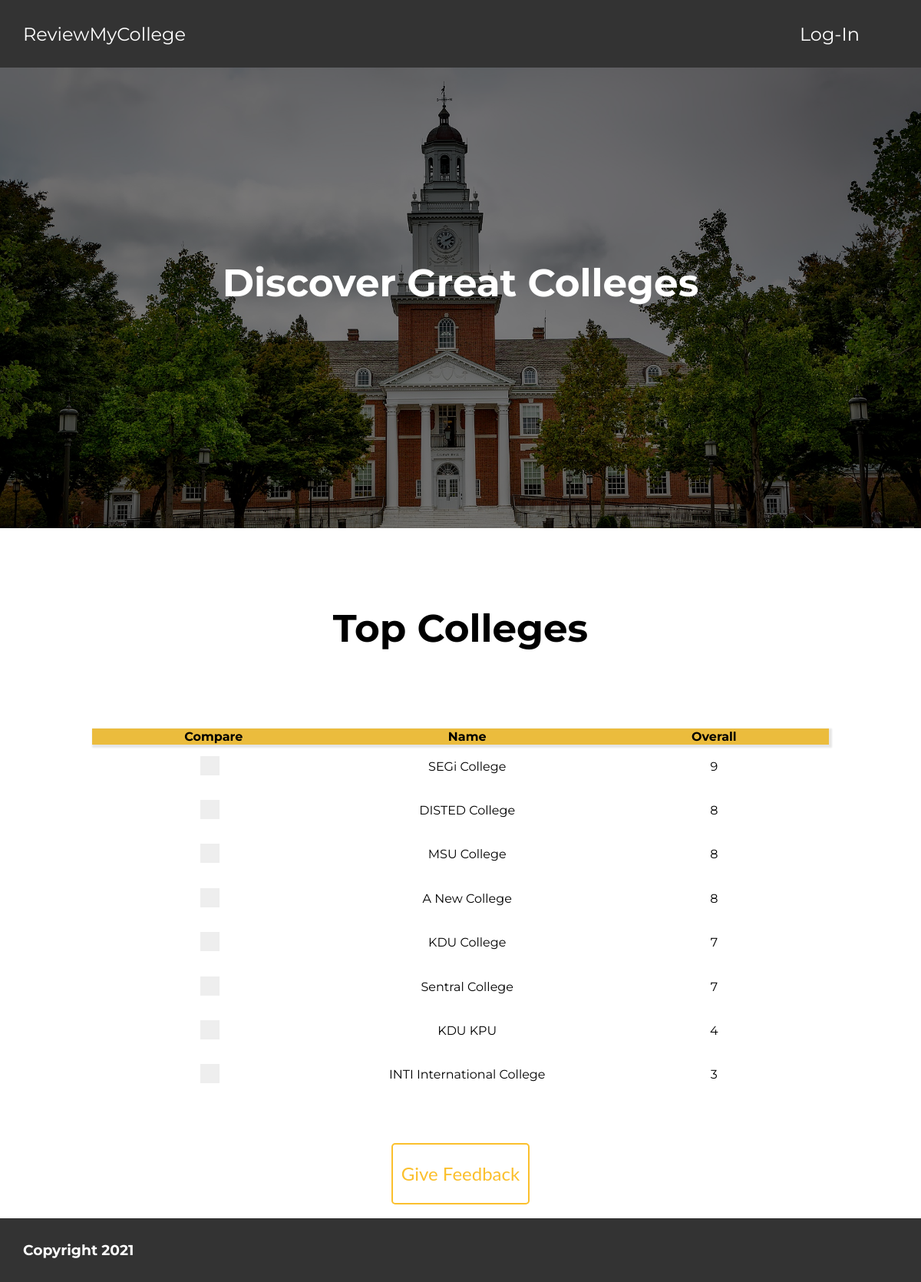
Page /php/main.php on the committed database.
### tables this page shows
CREATE TABLE `colleges` (
  `college_id` int(10) NOT NULL,
  `name` varchar(100) NOT NULL,
  `overall` varchar(100) NOT NULL,
  `college_description` varchar(5000) NOT NULL
);

### php/main.php (the view, shortened to what this page needs)
<?php
require 'config.php';
$sql =
"SELECT *
FROM college_website.colleges
ORDER BY overall DESC";
$result = mysqli_query($conn, $sql);
$resultsCheck = mysqli_num_rows($result);
echo '<html>';
echo '<head>';
echo '<link rel="stylesheet" href="../css/style-main.css"/>';
echo '</head>';
echo '<body>';
include 'support elements/nav_wide.php';
echo '<div class="featured-container">';
echo '<div class="overlay">';
echo '<h1 class="top-intro-header">Discover Great Colleges</h1>';
echo '</div>';
echo '</div>';
echo '<main>';
echo '<h1 class ="main-container-header">Top Colleges</h1>';
echo '<table id="table-search" class="table-sort">';
echo '<thead>';
echo '<tr>';
echo '<th>Compare</th>';
echo '<th>Name</th>';
echo '<th>Overall</th>';
echo '</tr>';
echo '</thead>';
echo '<tbody>';
if ($resultsCheck > 0) {
  while ($row = mysqli_fetch_assoc($result)) {
    echo "<tr>";
    echo "<td><label class=\"container\">";
    echo "<span class=\"checkmark\"></span>";
    echo "</label></td>";
    echo "<td><a class =\"table-row-link\" href=\"individual%20page/university.php?college_name=" . $row['name'] ."\"> " . $row['name'] . "</a></td>";
    echo "<td>" . $row['overall'] . "</td>";
  }
}
echo '</tbody>';
echo '</table>';
echo '<div class="container-feedback">';
echo '  <a class="skewBtn lorange" href="review/review_main.php">Give Feedback</a>';
echo '</div>';
echo '</main>';
include 'support elements/footer.php';
?>
</body>
</html>

### php/support elements/nav_wide.php
<link rel="stylesheet" href="../../css/style-main.css"/>
<ul>
<li><a href="https://localhost/CollegeCapstone/php/main.php">ReviewMyCollege</a></li>
<li style="float: right;"><a class="nav-menu" href="https://localhost/CollegeCapstone/php/admin%20panel/login.php">Log-In</a></li>
</ul>

### php/support elements/footer.php
<?php
echo '<footer>';
echo '<h3 style="padding: 30px; color: #FFFFFF;">Copyright 2021</h3>';
echo '</footer>';

### css/style-main.css (style rules this page uses)
* { box-sizing: border-box; }
body { margin: 0; padding: 0; }
ul { list-style-type: none; margin: 0; padding: 30px; background-color: #333; }
li { display: inline; margin-right: 50px; }
a, h1, th, td, h3 { font-family: 'Montserrat'; }
h1 { font-size: 50px; }
.top-intro-header { margin-bottom: 100px; padding-top: 250px; padding-bottom: 250px; color: #ffffff; }
.main-container-header { margin-top: 100px; margin-bottom:100px; }
a { text-decoration: none; color: #FFFFFF; font-size: 150%; }
table { width: 80%; height: 60%; margin: 20px auto 60px; text-align: center; border-collapse: collapse; }
th { background-color: #ebbc3d; }
td { width:1%; }
tr { transition: all .2s ease-in-out; }
thead { box-shadow: 2px 2px 2px 2px rgba(0, 0, 0, .1); }
.table-row-link { font-size: inherit; color:inherit; }
footer { background-color: #333; margin-bottom:-30px; }
.overlay { height: 600px; background-color: rgba(0, 0, 0, 0.5); }
.featured-container { margin-top: -35px; background-image: url("../images/featured-home.jpg"); background-repeat: no-repeat; background-size: cover; text-align: center; }
main { text-align: center; }
.table-sort th { cursor: pointer; }
.container { position: relative; padding-left: 35px; margin-bottom: 12px; cursor: pointer; font-size: 22px; -webkit-user-select: none; -moz-user-select: none; -ms-user-select: none; user-select: none; }
.checkmark { position: absolute; top: 0; left: 0; height: 25px; width: 25px; background-color: #eee; }
.checkmark:after { content: ""; position: absolute; display: none; }
.container .checkmark:after { left: 9px; top: 5px; width: 5px; height: 10px; border: solid white; border-width: 0 3px 3px 0; -webkit-transform: rotate(45deg); -ms-transform: rotate(45deg); transform: rotate(45deg); }
.container-feedback { display: flex; justify-content: space-evenly; align-items: center; flex-wrap: wrap; }
.container-feedback .skewBtn { display: flex; justify-content: center; align-items: center; width: 180px; height: 80px; outline: none; cursor: pointer; background: none; transition: 0.5s; font-size: 24px; border-radius: 5px; font-family: "Lato", sans-serif; }
.lorange { border: 2px solid #fbc02d; color: #fbc02d; }

### rows in the picture
colleges: name "SEGi College", overall "9"
colleges: name "DISTED College", overall "8"
colleges: name "MSU College", overall "8"
colleges: name "A New College", overall "8"
colleges: name "KDU College", overall "7"
colleges: name "Sentral College", overall "7"
colleges: name "KDU KPU", overall "4"
colleges: name "INTI International College", overall "3"
